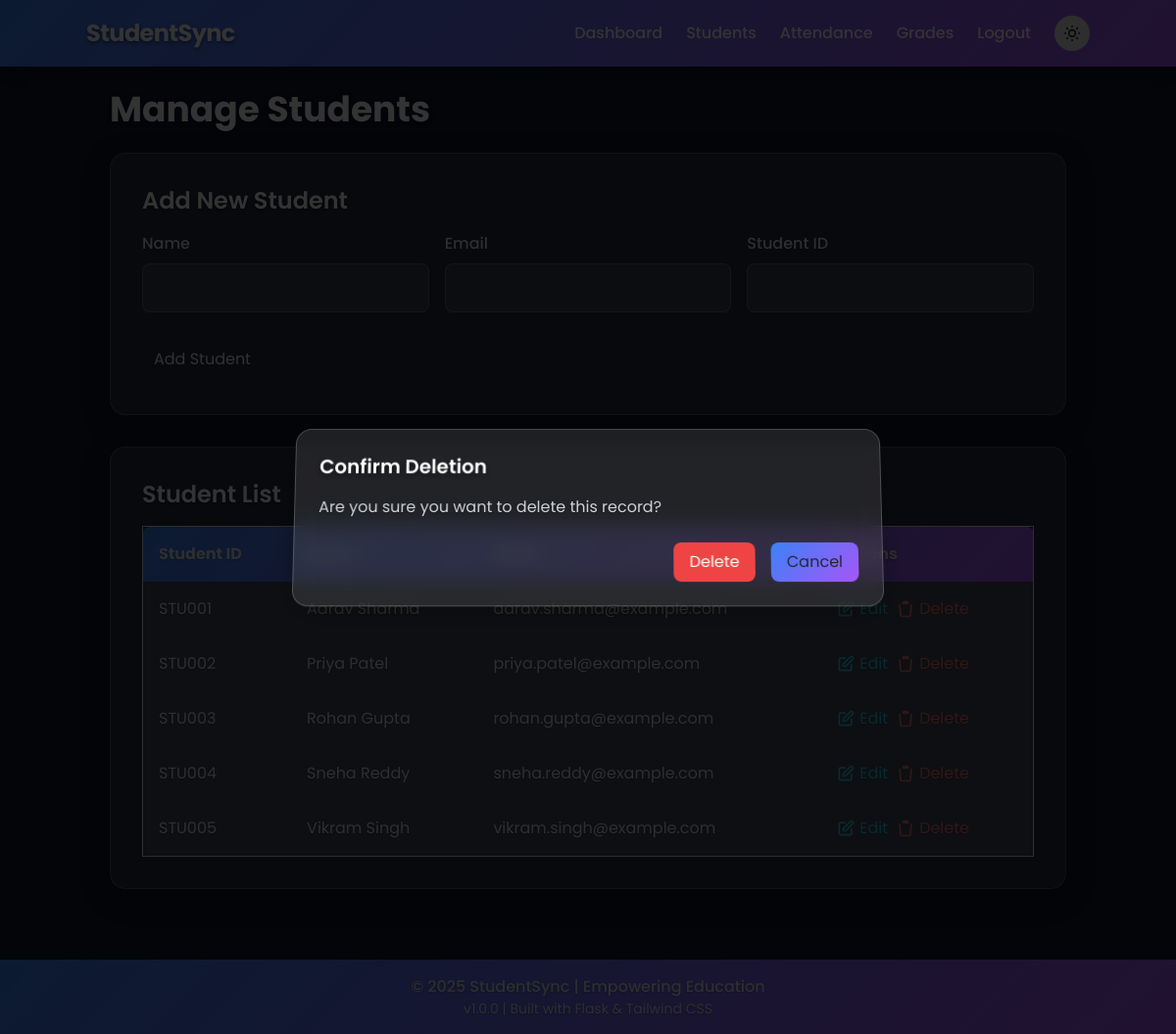
/students (signed in), run on the app's committed database.
### models.py (models this page shows)
class Student(db.Model):
    id = db.Column(db.Integer, primary_key=True)
    name = db.Column(db.String(100), nullable=False)
    email = db.Column(db.String(100), unique=True, nullable=False)
    student_id = db.Column(db.String(20), unique=True, nullable=False)
    attendances = db.relationship('Attendance', backref='student', lazy=True)
    grades = db.relationship('Grade', backref='student', lazy=True)

### app.py (the view, shortened to what this page needs)
@app.route('/students', methods=['GET', 'POST'])
def manage_students():
    if 'user_id' not in session:
        return redirect(url_for('login'))
    students = Student.query.all()
    return render_template('students.html', students=students)

### templates/students.html (shortened to what this page needs)
{% extends 'base.html' %}
{% block content %}
<div class="fade-in">
    <h2 class="text-4xl font-bold mb-6">Manage Students</h2>
    <div class="card p-8 mb-8">
        <h3 class="text-2xl font-semibold mb-4">Add New Student</h3>
        <form method="POST">
            <div class="grid grid-cols-1 md:grid-cols-3 gap-4 mb-6">
                <div>
                    <label class="block mb-2 font-medium">Name</label>
                    <input type="text" name="name" class="w-full p-3 rounded-lg focus:outline-none" required>
                </div>
                <div>
                    <label class="block mb-2 font-medium">Email</label>
                    <input type="email" name="email" class="w-full p-3 rounded-lg focus:outline-none" required>
                </div>
                <div>
                    <label class="block mb-2 font-medium">Student ID</label>
                    <input type="text" name="student_id" class="w-full p-3 rounded-lg focus:outline-none" required>
                </div>
            </div>
            <button type="submit" class="p-3 rounded-lg w-full md:w-auto">Add Student</button>
        </form>
    </div>
    <div class="card p-8">
        <h3 class="text-2xl font-semibold mb-4">Student List</h3>
        {% if students %}
        <div class="overflow-x-auto">
            <table class="min-w-full rounded-lg">
                <thead>
                    <tr class="bg-gradient text-white">
                        <th class="p-4 text-left rounded-tl-lg">Student ID</th>
                        <th class="p-4 text-left">Name</th>
                        <th class="p-4 text-left">Email</th>
                        <th class="p-4 text-left rounded-tr-lg">Actions</th>
                    </tr>
                </thead>
                <tbody>
                    {% for student in students %}
                    <tr>
                        <td class="p-4">{{ student.student_id }}</td>
                        <td class="p-4">{{ student.name }}</td>
                        <td class="p-4">{{ student.email }}</td>
                        <td class="p-4 flex space-x-2">
                            <a href="{{ url_for('edit_student', id=student.id) }}" class="text-cyan-400 hover:text-cyan-300 flex items-center">
                                Edit
                            </a>
                            <a href="{{ url_for('delete_student', id=student.id) }}" class="text-red-400 hover:text-red-300 delete-link flex items-center">
                                <svg class="w-5 h-5 mr-1" fill="none" stroke="currentColor" viewBox="0 0 24 24" xmlns="http://www.w3.org/2000/svg">
                                    <path stroke-linecap="round" stroke-linejoin="round" stroke-width="2" d="M19 7l-.867 12.142A2 2 0 0116.138 21H7.862a2 2 0 01-1.995-1.858L5 7m5-4h4a1 1 0 011 1v1H9V4a1 1 0 011-1z"></path>
                                </svg>
                            </a>
                        </td>
                    </tr>
                    {% endfor %}
                </tbody>
            </table>
        </div>
        {% else %}
        <p class="text-gray-300">No students found.</p>
        {% endif %}
    </div>
</div>
{% endblock %}

### static/css/styles.css (style rules this page uses)
body { position: relative; overflow-x: hidden; background: #0f172a; font-family: 'Poppins', sans-serif; color: #f1f5f9; margin: 0; padding: 0; }
h1, h2, h3, h4, h5, h6 { color: #ffffff; text-shadow: 0 2px 4px rgba(0, 0, 0, 0.5); }
p, label, input, select, td, th { color: #e2e8f0; text-shadow: 0 1px 2px rgba(0, 0, 0, 0.3); }
.bg-gradient { background: linear-gradient(135deg, #3b82f6 0%, #a855f7 100%); }
.fade-in { animation: fadeIn 0.8s ease-out; }
.card { background: rgba(255, 255, 255, 0.1); backdrop-filter: blur(10px); -webkit-backdrop-filter: blur(10px); border: 1px solid rgba(255, 255, 255, 0.2); border-radius: 16px; box-shadow: 0 8px 32px rgba(0, 0, 0, 0.2); transition: transform 0.3s ease, box-shadow 0.3s ease; }
button, .btn { position: relative; overflow: hidden; background: linear-gradient(135deg, #3b82f6 0%, #a855f7 100%); color: #ffffff; border: none; transition: transform 0.2s ease, box-shadow 0.3s ease; }
button::after, .btn::after { content: ''; position: absolute; top: 0; left: -100%; width: 100%; height: 100%; background: rgba(255, 255, 255, 0.3); transition: left 0.4s ease; }
table { background: rgba(255, 255, 255, 0.05); backdrop-filter: blur(5px); -webkit-backdrop-filter: blur(5px); border: 1px solid rgba(255, 255, 255, 0.1); }
th, td { transition: background 0.3s ease; }
input, select { background: rgba(255, 255, 255, 0.1); border: 1px solid rgba(255, 255, 255, 0.2); color: #e2e8f0; transition: border-color 0.3s ease; }

### data on the page
Student: student_id "STU001", name "Aarav Sharma", email "aarav.sharma@example.com"
Student: student_id "STU002", name "Priya Patel", email "priya.patel@example.com"
Student: student_id "STU003", name "Rohan Gupta", email "rohan.gupta@example.com"
Student: student_id "STU004", name "Sneha Reddy", email "sneha.reddy@example.com"
Student: student_id "STU005", name "Vikram Singh", email "vikram.singh@example.com"
